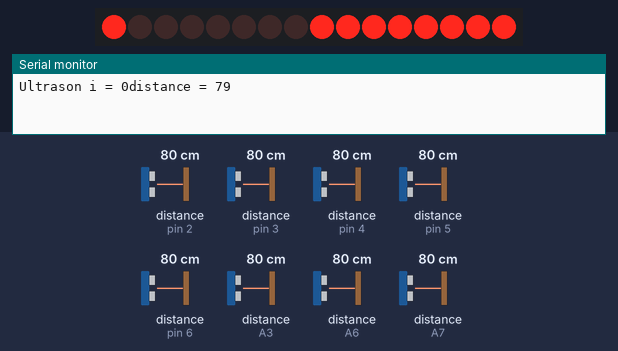
A sketch run on a simulated Arduino Nano, built with avr-gcc and run on an emulated ATmega328P. On the bench: 16 shift-register outputs drawn as a row of LEDs (first output left, lit = HIGH), the last lines printed to the serial monitor. Wiring (inferred from the names in the program): 2 × shift register (74HC595): data pin 7; shift clock pin 9; latch pin 8. Wiring (inferred from the signals the program sends): row of LEDs: on Q0, Q1, Q2, Q3, Q4, Q5, Q6, Q7, Q8, Q9, Q10, Q11, Q12, Q13, Q14, Q15. Inputs (shaded band) come from the test bench; at power-on: distance to the obstacle (sensors on pin 2, pin 3, pin 4, pin 5, pin 6, A3, A6, A7) 80 cm. The echo pulse lasts 58.3 µs per cm.

Above: at 0.5 s.
At 2.5 s:
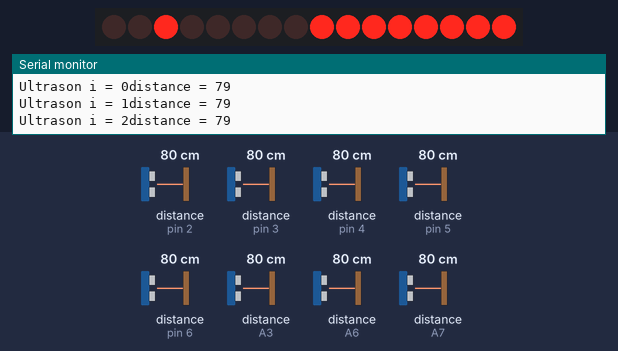
At 3.5 s:
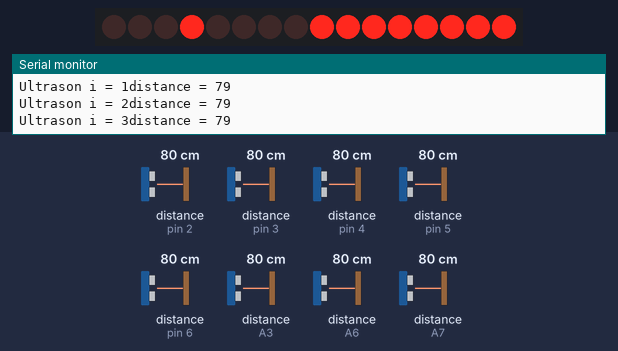
At 4.5 s:
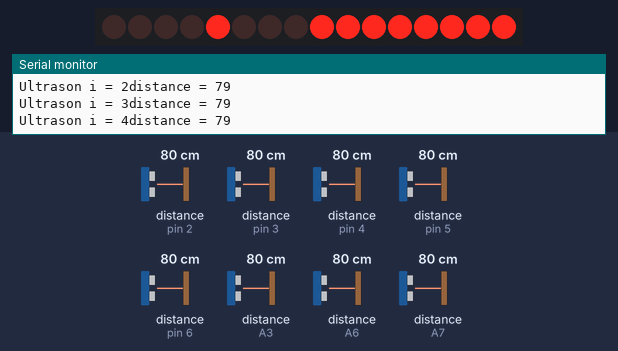
At 6.5 s:
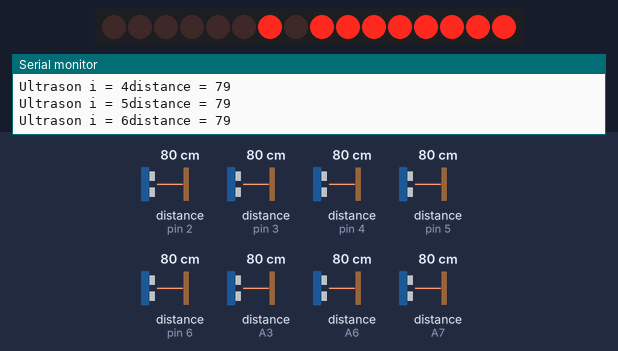
At 9.5 s:
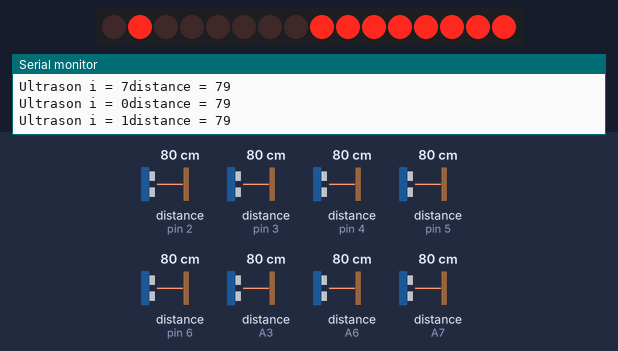
Timing chart, 0 to 10.5 s (numbered marks = the images above):
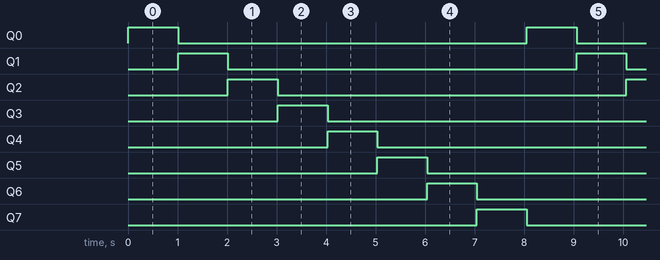

The sketch:

Ultrasons_8_Nano_V2.ino
```cpp
#define MAX_DISTANCE 200
// Broche connectée au ST_CP du 74HC595
const int verrou = 8;
// Broche connectée au SH_CP du 74HC595
const int horloge = 9;
// Broche connectée au DS du 74HC595
const int data = 7;
float timeOut = MAX_DISTANCE *60;
int soundVelocity = 340;
 byte pinsUltrasons[8]={
    A6, //Ultrason 1
    A3, //Ultrason 2
    2, //Ultrason 3
    3, //Ultrason 4
    A7, //Ultrason 5
    6, //Ultrason 6
    5, //Ultrason 7
    4, //Ultrason 8
  };
void setup()
{
    // On met les broches en sortie
    pinMode(verrou, OUTPUT);
    pinMode(horloge, OUTPUT);
    pinMode(data, OUTPUT);
    for (int i = 0; i < 8; i++)
    {
      pinMode(pinsUltrasons[i],INPUT);
    }
    Serial.begin(9600);
}


void loop()
{
    for (int i = 0; i < 8; i++)
    {
        // On active le verrou le temps de transférer les données
        digitalWrite(verrou, LOW);
        // on envoie la donnée
        // ici, c'est assez simple.
        // On va décaler l'octet 00000001 i fois puis l'envoyer
        shiftOut(data, horloge, MSBFIRST, ~(0x01 << i));
        // et enfin on relache le verrou
        digitalWrite(verrou, HIGH);
        // une petite pause pour constater l'affichage

         delayMicroseconds(10);
         shiftOut(data, horloge, MSBFIRST, 0x00);
         int pingTime = pulseIn(pinsUltrasons[i],HIGH,timeOut);
         int distance = (float) pingTime * soundVelocity /2/ 10000;
         Serial.println("Ultrason i = "+String(i)+"distance = "+String(distance));
         delay(1000);

    }
}

void envoi_ordre(int dataPin, int clockPin, boolean sens, char donnee)
{
    // on va parcourir chaque bit de l'octet
    for(int i=0; i<8; i++)
    {
        // on met l'horloge à l'état bas
        digitalWrite(clockPin, LOW);
        // on met le bit de donnée courante en place
        if(sens)
        {
            digitalWrite(dataPin,donnee & 0x01 << i);
        }
        else
        {
            digitalWrite(dataPin, donnee & 0x80 >> i);
        }
        // enfin on remet l'horloge à l'état haut pour
        // faire prendre en compte cette dernière
        digitalWrite(clockPin, HIGH);
    }
}
```

Measured:
- by itself, Q0–7: alternates HIGH for 1.0 s and LOW for 7.0 s
- by itself, everything shown: repeats every 8.0 s, in 8 steps
